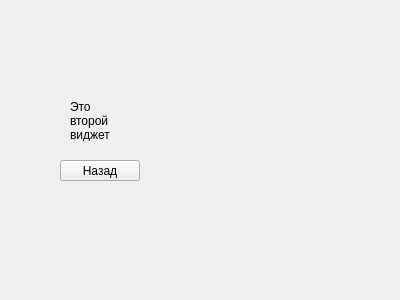
<?xml version="1.0" encoding="UTF-8"?>
<ui version="4.0">
 <class>SecondWidget</class>
 <widget class="QWidget" name="SecondWidget">
  <property name="geometry">
   <rect>
    <x>0</x>
    <y>0</y>
    <width>400</width>
    <height>300</height>
   </rect>
  </property>
  <property name="windowTitle">
   <string>Form</string>
  </property>
  <widget class="QLabel" name="label">
   <property name="geometry">
    <rect>
     <x>70</x>
     <y>100</y>
     <width>47</width>
     <height>41</height>
    </rect>
   </property>
   <property name="text">
    <string>Это второй виджет</string>
   </property>
   <property name="wordWrap">
    <bool>true</bool>
   </property>
  </widget>
  <widget class="QPushButton" name="pushButton">
   <property name="geometry">
    <rect>
     <x>60</x>
     <y>160</y>
     <width>80</width>
     <height>21</height>
    </rect>
   </property>
   <property name="text">
    <string>Назад</string>
   </property>
  </widget>
 </widget>
 <resources/>
 <connections/>
</ui>
